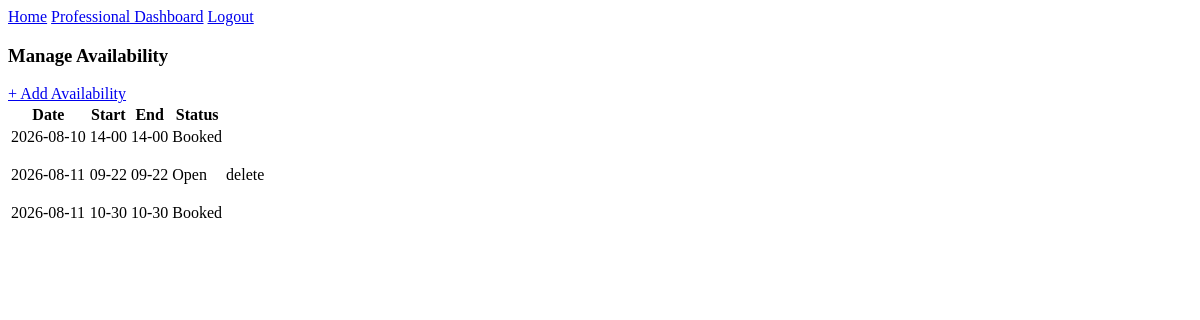
The page /professional/availability (signed in) on the database as committed earlier.
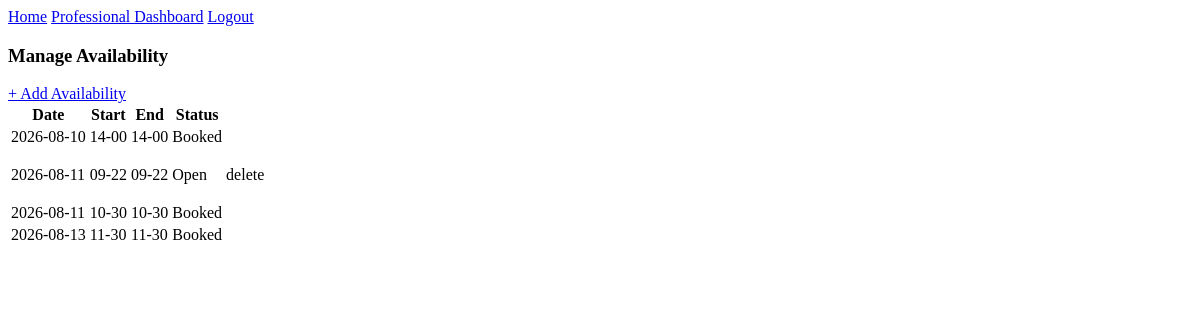
The same page on the database as committed later.
### bp_app/models.py (models this page shows, shortened)
class Availability(db.Model):
    __tablename__ = "availability"
    id = db.Column(db.Integer, primary_key = True)
    start_time = db.Column(db.DateTime, nullable = False)
    end_time = db.Column(db.DateTime, nullable = False)
    is_booked = db.Column(db.Boolean, nullable = False, default = False)
    professional_id = db.Column(
        db.Integer,
        db.ForeignKey("professional.id"),
        nullable = False
    )
    professional = db.relationship(
        "Professional",
        back_populates = "availabilities"
    )
    appointment = db.relationship("Appointment", back_populates="availability", uselist=False)

### bp_app/professional_routes.py (the view)
@professional.route("/professional/availability")
@login_required
def manage_availability():
    if not isinstance(current_user, Professional):
        flash("This page is for professionals only.", "error")
        return redirect(url_for('main.home'))
    slots = (
        Availability.query
        .filter_by(professional_id=current_user.id)
        .order_by(Availability.start_time)
        .all()
    )
    return render_template("professional/manage_availability.html", slots=slots)

### bp_app/app.py (called while the page is built)
@login_manager.user_loader
def load_user(user_id):
    try:
        user_type, record_id = user_id.split(":", 1)
        model = {"Patient": Patient, "Professional": Professional}.get(user_type)
        return db.session.get(model, int(record_id)) if model else None
    except (AttributeError, TypeError, ValueError):
        return None

### bp_app/templates/professional/manage_availability.html (shortened to what this page needs)
{% extends "professional/dashboard.html" %}
{% block content %}
    <h3>Manage Availability</h3>
    <a href="{{ url_for('professional.add_availability') }}">+ Add Availability</a>
    {% if slots %}
    <table>
        <tr>
            <th>Date</th>
            <th>Start</th>
            <th>End</th>
            <th>Status</th>
            <th></th>
        </tr>
        {% for slot in slots %}
        <tr>
            <td>{{ slot.start_time.strftime("%Y-%m-%d") }}</td>
            <td>{{ slot.start_time.strftime("%H-%M") }}</td>
            <td>{{ slot.start_time.strftime("%H-%M") }}</td>
            <td>{{ "Booked" if slot.appointment else "Open" }}</td>
            <td>
                {% if not slot.appointment %}
                   <p>delete</p>
                {% endif %}
            </td>
        </tr>
    {% endfor %}
    </table>
    {% else %}
        <p>You haven't added any availabiity yet.</p>
    {% endif %}
{% endblock %}

Rows that differ between the two databases and show on the page:
added Availability: start_time "2026-08-13", start_time "11-30", appointment "Booked"
